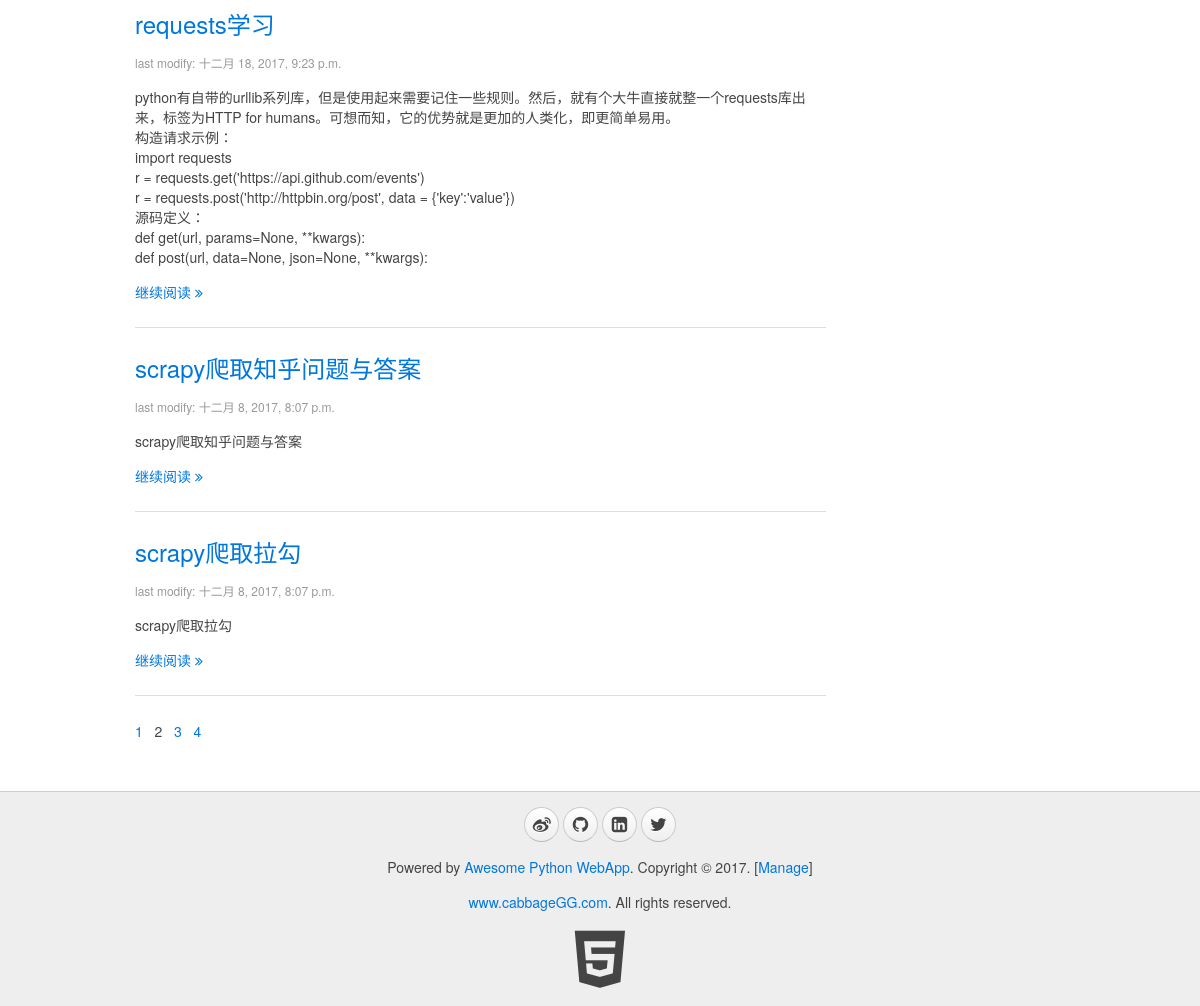
The app's page /?p=2 (lower part), older data.
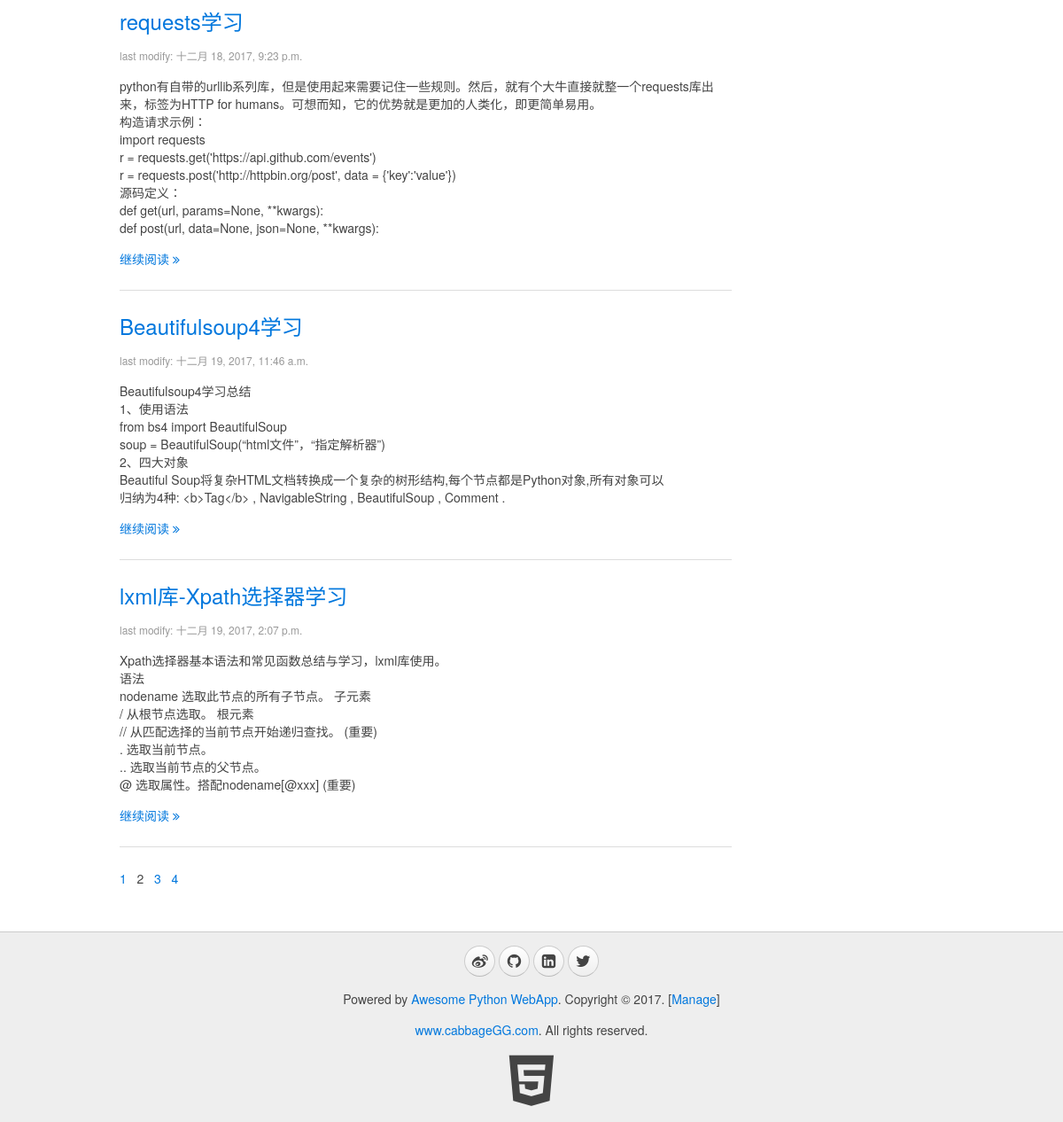
The same page, newer data.
### blog/models.py (models this page shows, shortened)
class Blog(models.Model):
    title = models.CharField(max_length=32, default="Title")
    content = models.TextField(null=True)
    summary = models.TextField(null=True)
    create_time = models.DateTimeField(null=True)

### blog/views.py (the view)
# urls.py: url(r'^$',views.blogs, name="index"),
def index(request):
    userinfo = ""
    account = request.COOKIES.get("account","")
    if account:
        userinfo = models.User.objects.filter(account=account)
        if userinfo:
            userinfo = userinfo[0]
    page = int(request.GET.get("p", "1"))
    first = (page - 1)*10
    end = first + 10
    blogs = models.Blog.objects.all()
    total_nums = len(blogs)
    if (total_nums % 10) > 0:
        page_nums = int(total_nums/10) + 1
    else:
        page_nums = int(total_nums/10)
    page_nums = range(0, page_nums)
    blogs = blogs[first:end]
    page = page - 1
    return render(request, "blog/index.html", {"blogs": blogs, "page":page, "page_nums":page_nums, "userinfo":userinfo})

### blog/templates/blog/index.html (shortened to what this page needs)
{% extends '__base__.html' %}
{% block content %}
    <div class="uk-width-medium-3-4">
    {% for blog in blogs %}
        <article class="uk-article">
            <h2><a href="/blog/page/{{ blog.id }}">{{ blog.title }}</a></h2>
            <p class="uk-article-meta">last modify: {{ blog.create_time }}</p>
            <p>{{ blog.summary | linebreaksbr }}</p>
            <p><a href="/blog/page/{{ blog.id }}">继续阅读 <i class="uk-icon-angle-double-right"></i></a></p>
        </article>
        <hr class="uk-article-divider">
    {% endfor %}
        <div class="page">
        {% for page_num in page_nums %}
            {% if page_num == page %}
                <span>{{ page_num|add:"1" }}&nbsp;&nbsp;</span>
            {% else %}
                <a href="?p={{ page_num|add:"1" }}"><span>{{ page_num|add:"1" }}&nbsp;&nbsp;</span></a>
            {% endif %}
        {% endfor %}
        </div>
    </div>
{% endblock %}

Row changes from the older to the newer data that the page shows:
removed Blog: title "scrapy爬取知乎问题与答案", create_time "十二月 8, 2017, 8:07 p.m.", summary "scrapy爬取知乎问题与答案"
no longer on this page (row edited): Blog: title "scrapy爬取拉勾", create_time "十二月 8, 2017, 8:07 p.m.", summary "scrapy爬取拉勾"
added Blog: title "Beautifulsoup4学习", create_time "十二月 19, 2017, 11:46 a.m.", summary "Beautifulsoup4学习总结 1、使用语法 from bs4 import BeautifulSoup soup = BeautifulSoup(“html文件”，“指定解析器”) 2、四大对象 Beautiful Soup将复杂HTML文档转换成一个复杂的树形结构,每个节点都是Python对象,所有对象可以 归纳为4种: <b>Tag</b> , NavigableString , BeautifulSoup , Comment ."
added Blog: title "lxml库-Xpath选择器学习", create_time "十二月 19, 2017, 2:07 p.m.", summary "Xpath选择器基本语法和常见函数总结与学习，lxml库使用。 语法 nodename 选取此节点的所有子节点。 子元素 / 从根节点选取。 根元素 // 从匹配选择的当前节点开始递归查找。 (重要) . 选取当前节点。 .. 选取当前节点的父节点。 @ 选取属性。搭配nodename[@xxx] (重要)"
